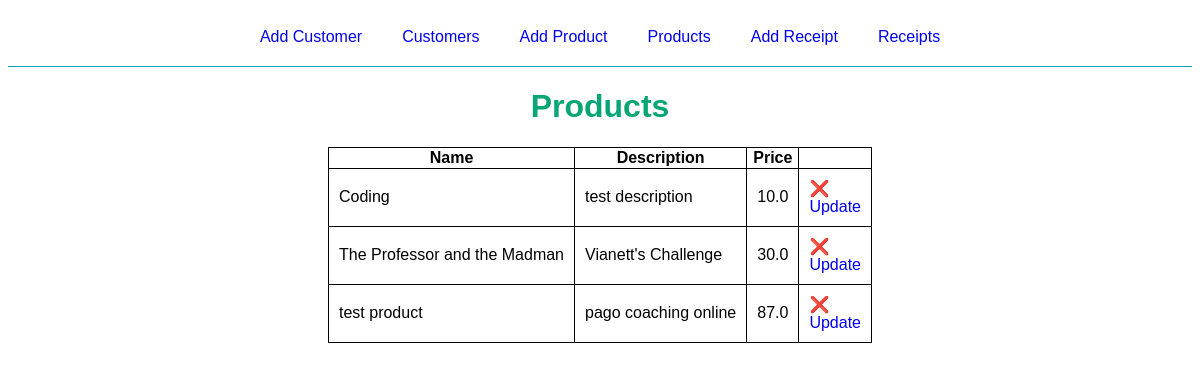
Page /product/products on the committed database.
### flaskr/models/product/__init__.py (models this page shows, shortened)
class Product(db.Model, MyModel):
    id = Column(Integer, primary_key=True)
    name = Column(String(100), nullable=False, unique=True)
    description = Column(Text(1000), nullable=False)
    price = Column(Float, nullable=False, default=0)
    sold_products = db.relationship(
        'SoldProduct',
        backref='product',
        lazy=True,
        cascade='all, delete-orphan'
    )
    def get_all():
        return Product.query.all()

### flaskr/views/product.py (the view)
@bp.route('/products')
def products():
    products = Product.get_all()
    return render_template(
        'product/products.html',
        products=products,
        heads=product_heads
    )

### flaskr/templates/product/products.html (shortened to what this page needs)
{% extends 'base.html' %}
{% block content %}
<div class="title-container">
    <h1 class="title">Products</h1>
</div>
<table class="products">
    <tr>
        <th>Name</th>
        <th>Description</th>
        <th>Price</th>
      </tr>
    {% for product in products %}
    <tr>
        {% for head in heads %}
        <td>
            {{ product[head] }}
        </td>
        {% endfor %}
        <td>
            <a href="{{ url_for('product.delete', product_id=product.id) }}">❌</a>
            <br>
            <a href="{{ url_for('product.update', product_id=product.id) }}">Update</a>
        </td>
    </tr>
    {% endfor %}
</table>
{% endblock %}

### flaskr/static/style.css (style rules this page uses)
* { font-family: Verdana, Geneva, Tahoma, sans-serif; }
.title { font-family: Verdana, Geneva, Tahoma, sans-serif; color: rgb(8, 165, 118) }
.title-container, .add, .update { display: flex; justify-content: center; flex-direction: column; align-items: center; }
.customers, .products { display: grid; justify-content: center; border-collapse: collapse; }
td { border: 1px solid black; border-collapse: collapse; padding: 10px; }
a { text-decoration: none; }
td, th , tr { border: 1px solid black; border-collapse: collapse; }

### rows in the picture
Product: name "Coding" "test description" "10.0"
Product: name "The Professor and the Madman" "Vianett's Challenge" "30.0"
Product: name "test product" "pago coaching online" "87.0"
